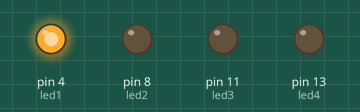
Recording of a sketch running on a simulated Arduino Uno, built with avr-gcc and run on an emulated ATmega328P. Parts: output pins drawn as LEDs (lit = HIGH).

Above: at 0.08 s.
At 0.78 s:
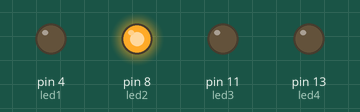
At 1.48 s:
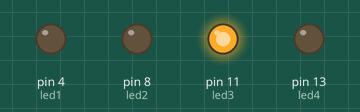
At 2.18 s:
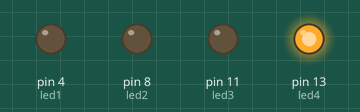
At 2.95 s:
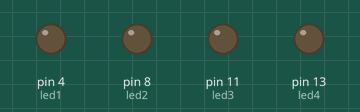
Timing chart, 0 to 3.2 s (numbered marks = the images above):
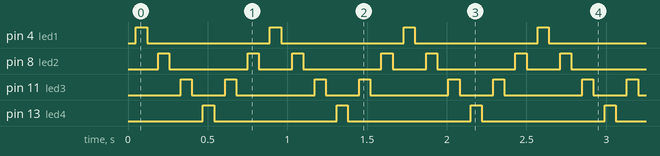

Measured:
- by itself, pin 4 (led1), pin 13 (led4): alternates HIGH for 0.07 s and LOW for 0.77 s
- by itself, pin 8 (led2): repeats every 0.84 s: LOW 0.49 s, HIGH 0.07 s, LOW 0.21 s, HIGH 0.07 s
- by itself, pin 11 (led3): repeats every 0.84 s: LOW 0.21 s, HIGH 0.07 s, LOW 0.49 s, HIGH 0.07 s

The sketch:

Pertemuan_1.ino
```cpp
int led1 = 4;
int led2 = 8;
int led3 = 11;
int led4 = 13;

void setup() {
  // put your setup code here, to run once:
  pinMode(led1, OUTPUT);
  digitalWrite(led1, LOW);
  pinMode(led2, OUTPUT);
  digitalWrite(led2, LOW);
  pinMode(led3, OUTPUT);
  digitalWrite(led3, LOW);
  pinMode(led4, OUTPUT);
  digitalWrite(led4, LOW);
  delay(50); //satuan secon
}

void loop() {
  // put your main code here, to run repeatedly:
  digitalWrite(led1, HIGH);
  delay(70);
  digitalWrite(led1, LOW);
  delay(70);
  digitalWrite(led2, HIGH);
  delay(70);
  digitalWrite(led2, LOW);
  delay(70);
  digitalWrite(led3, HIGH);
  delay(70);
  digitalWrite(led3, LOW);
  delay(70);
  digitalWrite(led4, HIGH);
  delay(70);
  digitalWrite(led4, LOW);
  delay(70);
  digitalWrite(led3, HIGH);
  delay(70);
  digitalWrite(led3, LOW);
  delay(70);
  digitalWrite(led2, HIGH);
  delay(70);
  digitalWrite(led2, LOW);
  delay(70);
}
```
